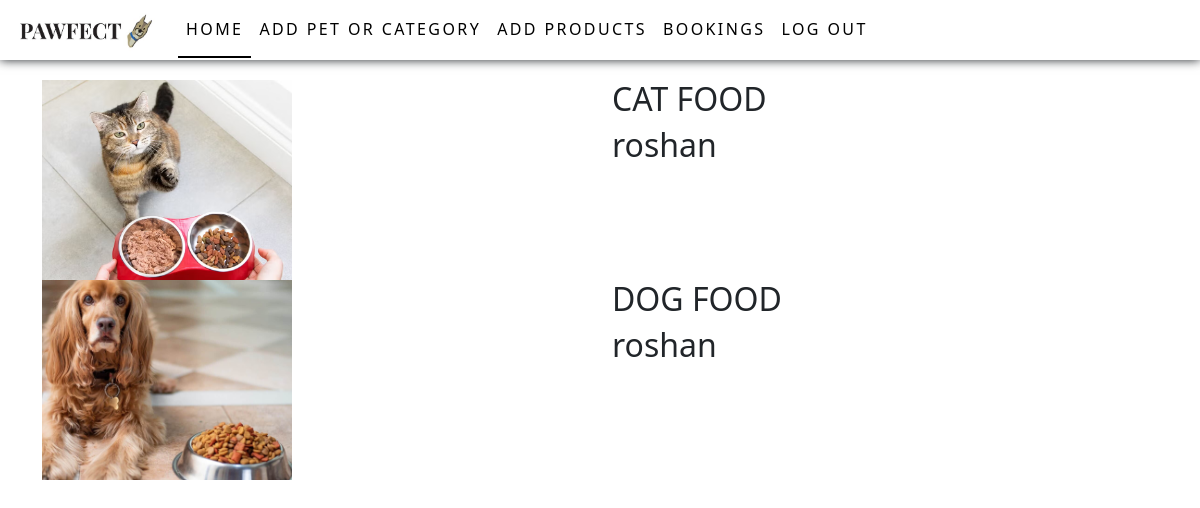
The page /booking on the database as committed earlier.
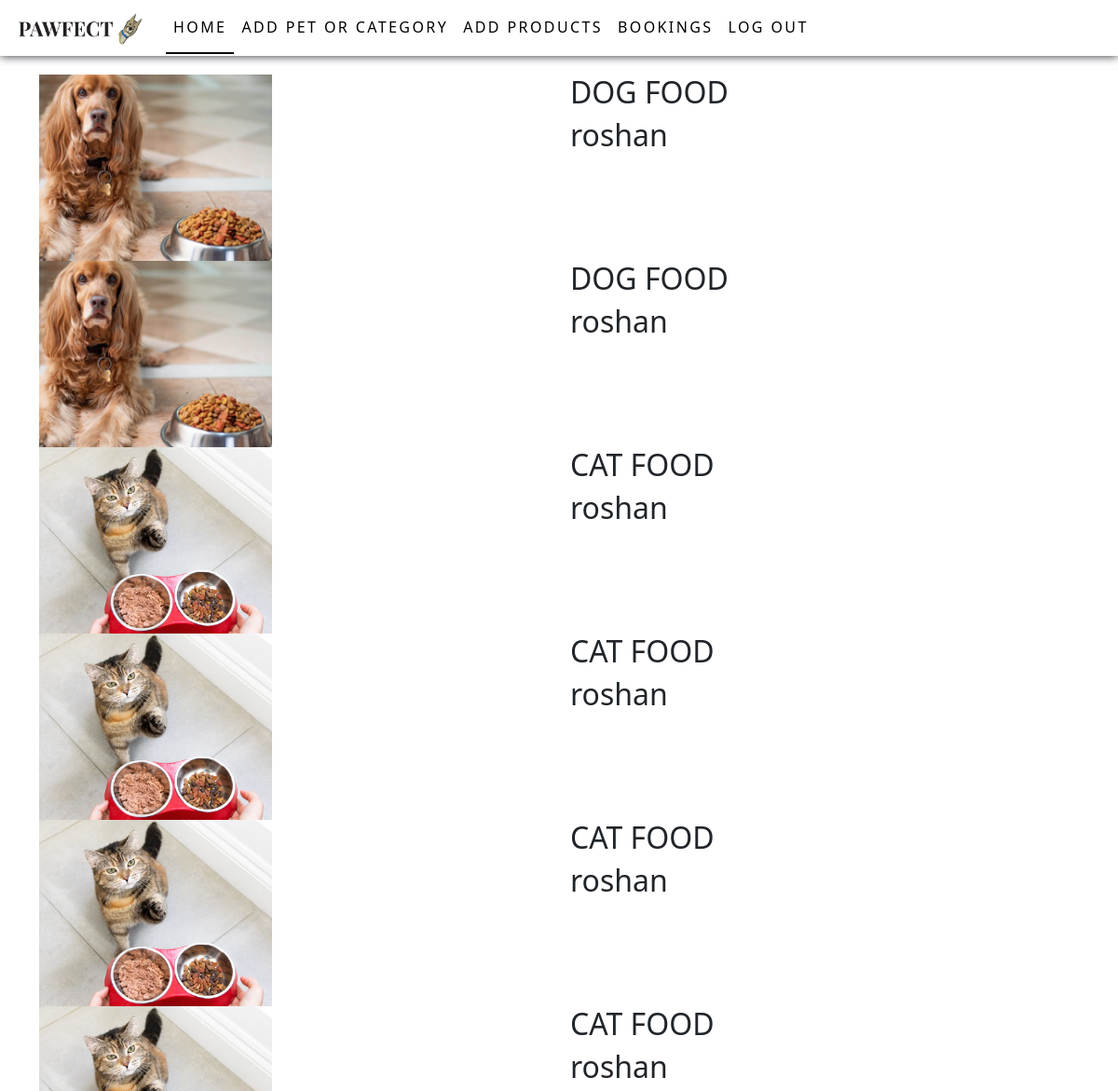
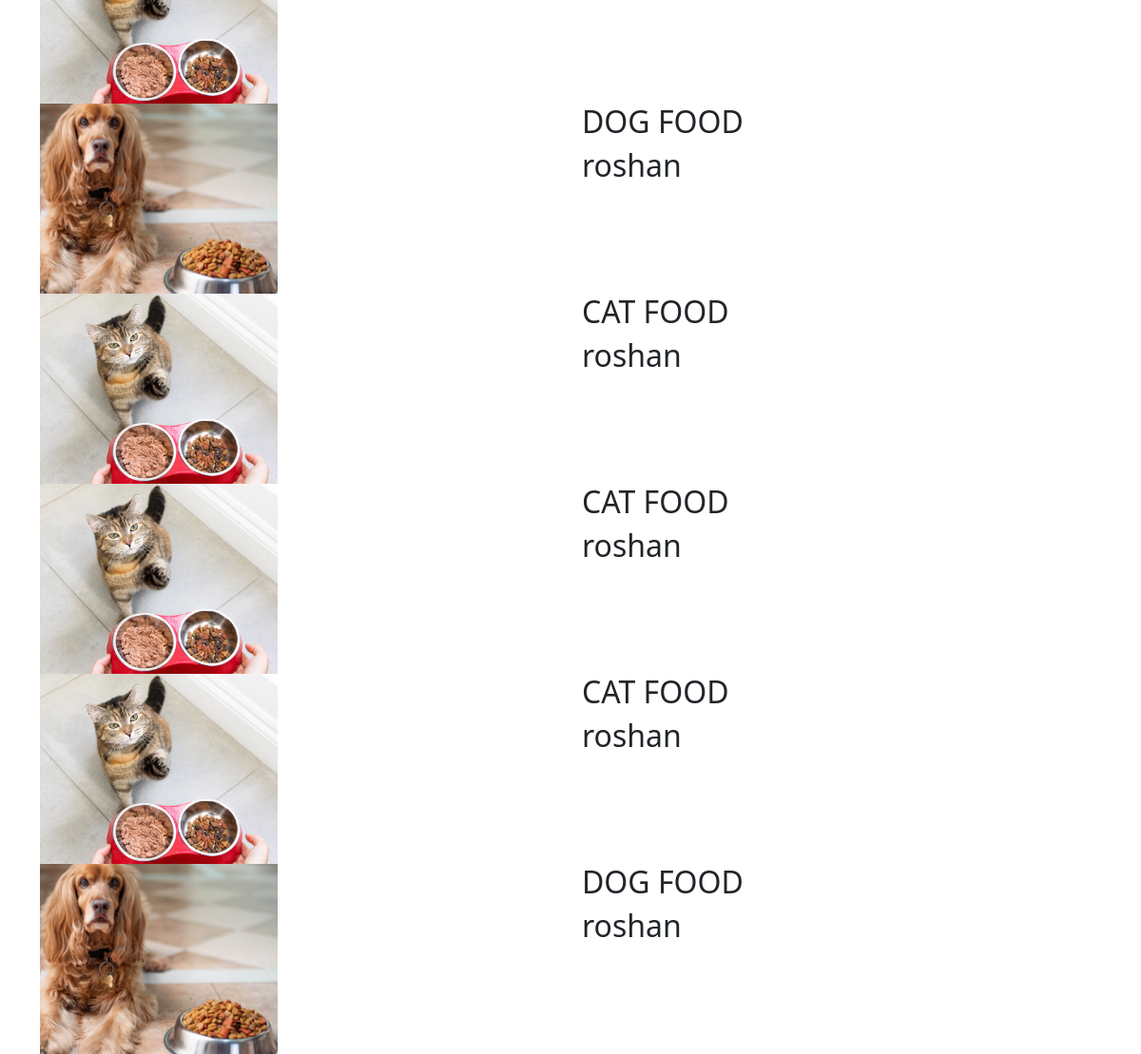
The same page on the database as committed later (2 pictures, top to bottom).
### app/models.py (models this page shows)
class Bookings(models.Model):
    user=models.ForeignKey(User,on_delete=models.CASCADE)
    pro=models.ForeignKey(Details,on_delete=models.CASCADE)

class Details(models.Model):
    product=models.ForeignKey(Product, on_delete=models.CASCADE)
    dis=models.TextField()
    price=models.IntegerField()
    ofr_per=models.FloatField()
    ofr_price=models.FloatField()
    stock=models.IntegerField()

class Product(models.Model):
    category=models.ForeignKey(Category, on_delete=models.CASCADE)
    name=models.TextField()
    img=models.FileField()
    dis=models.TextField()

### app/views.py (the view)
# urls.py: path('booking',views.booking),
def booking(req):
    data=Bookings.objects.all()[::-1]
    return render(req,'shop/bookings.html',{'data':data})

### templates/shop/bookings.html (shortened to what this page needs)
<!DOCTYPE html>
<html lang="en">
<head>
  {% load static %}
    <link href="https://cdn.jsdelivr.net/npm/bootstrap@5.3.3/dist/css/bootstrap.min.css" rel="stylesheet">
    <link rel="stylesheet" href="{% static 'css/style.css' %}">
</head>
<body>
  <nav class="navbar navbar-expand-sm  fixed-top">
    <div class="container-fluid">
      <a class="navbar-brand" href="#"><img src="{% static 'images/pawfectlogo.jpg'%}" alt="" width="150px"></a>
      <div class="collapse navbar-collapse" id="collapsibleNavbar">
        <ul class="navbar-nav">
          <li class="nav-item">
            <a class="nav-link active" href="shop_home">Home</a>
          </li>
          <li class="nav-item">
            <a class="nav-link" href="add_pet">Add Pet or Category</a>
          </li>
          <li class="nav-item">
            <a class="nav-link" href="add_prod">Add Products</a>
          </li>
          <li class="nav-item">
            <a class="nav-link" href="booking">Bookings</a>
          </li>
          <li class="nav-item">
            <a class="nav-link" href="logout">Log out</a>
          </li>
        </ul>
      </div>
    </div>
  </nav>
    <div class="container">
        {% for i in data %}
        <div class="row">
            <div class="col-lg-6">
                <img class="petPhoto" src="{{i.pro.product.img.url}}" alt="" style="width: 250px;height: 200px;object-fit: cover;">
            </div>
            <div class="col-lg-6">
                <h2>{{i.pro.product.name}}</h2>
                <h2>{{i.user.first_name}}</h2>
            </div>
        </div>
        {% endfor %}
    </div>
</body>
</html>

### static/css/style.css (style rules this page uses)
body { margin-top: 80px; }
.navbar { background-color: rgb(255, 255, 255); box-shadow: 0 0 10px ; height: 60px; }
.nav-link { color: rgb(0, 0, 0); text-transform: uppercase; letter-spacing: 0.15em; display: inline-block; padding: 15px 20px; position: relative; }
.active { color: black; border-bottom: 2px solid black; }

Rows that differ between the two databases and show on the page:
added Bookings: pro.product.img (picture), pro.product.name "DOG FOOD", user.first_name "roshan"
added Bookings: pro.product.img (picture), pro.product.name "DOG FOOD", user.first_name "roshan"
added Bookings: pro.product.img (picture), pro.product.name "CAT FOOD", user.first_name "roshan"
added Bookings: pro.product.img (picture), pro.product.name "CAT FOOD", user.first_name "roshan"
added Bookings: pro.product.img (picture), pro.product.name "CAT FOOD", user.first_name "roshan"
added Bookings: pro.product.img (picture), pro.product.name "CAT FOOD", user.first_name "roshan"
added Bookings: pro.product.img (picture), pro.product.name "DOG FOOD", user.first_name "roshan"
added Bookings: pro.product.img (picture), pro.product.name "CAT FOOD", user.first_name "roshan"
added Bookings: pro.product.img (picture), pro.product.name "CAT FOOD", user.first_name "roshan"
